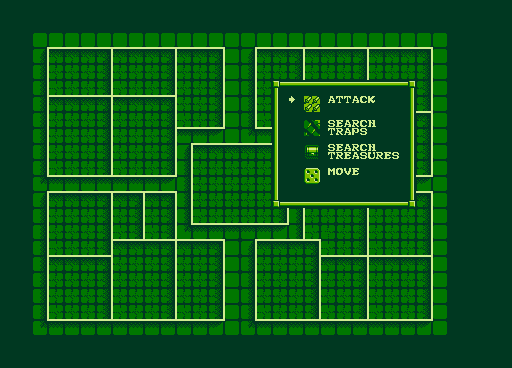

A 2D game scene composited from a Tiled map and its tileset images. What follows is a short description and the map's XML, with each tile layer's data collapsed to a summary:
An orthogonal 64x46 tile map with 8x8 px tiles, 2 tile layers (Board, test), 3 hidden layers not drawn, 2 tilesets and 80 objects (7x Zombi, 6x table, 4x etabliDAlchimiste, 4x bibliotheque, 3x tombe, ...).

<map version="1.0" orientation="orthogonal" renderorder="right-down" width="64" height="46" tilewidth="8" tileheight="8" nextobjectid="110">
 <tileset firstgid="1" name="pattern" tilewidth="8" tileheight="8">
  <image source="pattern.bmp" width="128" height="128" />
 </tileset>
 <tileset firstgid="257" name="sprites" tilewidth="8" tileheight="8">
  <image source="sprites.bmp" width="128" height="128" />
 </tileset>
 <layer name="Board" width="64" height="46">
  <data>[2944 cells, 2944 non-empty, 32 distinct tile ids]</data>
 </layer>
 <layer name="Objects" width="64" height="46" visible="0">
  <data>[2944 cells, 340 non-empty, 142 distinct tile ids]</data>
 </layer>
 <objectgroup name="Objects" visible="0" opacity="0.63">
  <object id="8" type="table" x="32" y="0" width="32" height="48" />
  <object id="11" type="trone" x="192" y="96" width="16" height="16" />
  <object id="12" type="coffre" x="176" y="96" width="16" height="16" />
  <object id="13" type="tombe" x="112" y="0" width="32" height="48" />
  <object id="14" type="tombe" x="144" y="0" width="48" height="32" />
  <object id="16" type="pupitreDeSorcier" x="192" y="0" width="32" height="48" />
  <object id="17" type="pupitreDeSorcier" x="224" y="0" width="48" height="32" />
  <object id="28" type="ebouli" x="208" y="96" width="16" height="16" />
  <object id="29" type="escalier" x="352" y="96" width="32" height="32" />
  <object id="34" type="porteFermee" x="272" y="96" width="16" height="16" />
  <object id="35" type="porteOuverte" x="256" y="96" width="16" height="16" />
  <object id="36" type="porteOuverteOut" x="224" y="96" width="16" height="16" />
  <object id="37" type="porteFermeeOut" x="240" y="96" width="16" height="16" />
  <object id="38" type="porteFermee" x="304" y="96" width="16" height="16" />
  <object id="39" type="porteOuverte" x="288" y="96" width="16" height="16" />
  <object id="40" type="porteFermeeOut" x="320" y="96" width="16" height="16" />
  <object id="41" type="porteOuverteOut" x="336" y="96" width="16" height="16" />
  <object id="57" type="table" x="64" y="0" width="48" height="32" />
  <object id="59" type="table" x="64" y="32" width="48" height="32" />
  <object id="62" type="table" x="0" y="0" width="32" height="48" />
  <object id="64" type="table" x="0" y="48" width="32" height="48" />
  <object id="65" type="table" x="32" y="48" width="32" height="48" />
  <object id="66" type="tombe" x="144" y="32" width="48" height="32" />
  <object id="67" type="pupitreDeSorcier" x="224" y="32" width="48" height="32" />
  <object id="68" type="etabliDAlchimiste" x="272" y="0" width="32" height="48" />
  <object id="69" type="etabliDAlchimiste" x="304" y="0" width="48" height="32" />
  <object id="70" type="etabliDAlchimiste" x="304" y="32" width="48" height="32" />
  <object id="71" type="chevalet" x="352" y="0" width="32" height="48" />
  <object id="72" type="chevalet" x="384" y="0" width="48" height="32" />
  <object id="73" type="chevalet" x="384" y="32" width="48" height="32" />
  <object id="74" type="etabliDAlchimiste" x="272" y="48" width="32" height="48" />
  <object id="75" type="ratelierDArmes" x="0" y="96" width="48" height="16" />
  <object id="76" type="ratelierDArmes" x="48" y="96" width="16" height="48" />
  <object id="77" type="bibliotheque" x="64" y="96" width="48" height="16" />
  <object id="78" type="bibliotheque" x="64" y="112" width="48" height="16" />
  <object id="79" type="bibliotheque" x="112" y="96" width="16" height="48" />
  <object id="80" type="bibliotheque" x="112" y="144" width="16" height="48" />
  <object id="81" type="cheminee" x="128" y="96" width="48" height="16" />
 </objectgroup>
 <layer name="Sprites" width="64" height="46" visible="0">
  <data>[2944 cells, 65 non-empty, 45 distinct tile ids]</data>
 </layer>
 <objectgroup name="Sprites" visible="0">
  <object id="42" type="arrow" x="40" y="40" width="16" height="16" />
  <object id="43" type="smallArroow" x="64" y="40" width="8" height="8" />
  <object id="44" type="guerrierDuChaos" x="80" y="40" width="16" height="16" />
  <object id="45" type="Squelette" x="104" y="40" width="16" height="16" />
  <object id="46" type="Orc" x="128" y="40" width="16" height="16" />
  <object id="47" type="Fimir" x="152" y="40" width="16" height="16" />
  <object id="48" type="Gargouille" x="80" y="64" width="16" height="16" />
  <object id="49" type="Lutin" x="104" y="64" width="16" height="16" />
  <object id="51" type="Momie" x="128" y="64" width="16" height="16" />
  <object id="52" type="Zombi" x="152" y="64" width="16" height="16" />
  <object id="53" type="selection1" x="176" y="40" width="8" height="8" />
  <object id="54" type="selection3" x="176" y="56" width="8" height="8" />
  <object id="55" type="selection2" x="192" y="40" width="8" height="8" />
  <object id="56" type="selection4" x="192" y="56" width="8" height="8" />
  <object id="104" type="Zombi" x="40" y="88" width="16" height="16" />
  <object id="105" type="Zombi" x="64" y="88" width="16" height="16" />
  <object id="106" type="Zombi" x="88" y="88" width="16" height="16" />
  <object id="107" type="Zombi" x="112" y="88" width="16" height="16" />
  <object id="108" type="Zombi" x="136" y="88" width="16" height="16" />
  <object id="109" type="Zombi" x="160" y="88" width="16" height="16" />
 </objectgroup>
 <layer name="Attribs" width="64" height="46" visible="0">
  <data>[2944 cells, 2760 non-empty, 3 distinct tile ids]</data>
 </layer>
 <objectgroup name="Rooms" visible="0">
  <object id="82" x="48" y="48" width="64" height="48" />
  <object id="83" x="112" y="48" width="64" height="48" />
  <object id="84" x="176" y="48" width="48" height="80" />
  <object id="85" x="48" y="96" width="64" height="80" />
  <object id="86" x="112" y="96" width="64" height="80" />
  <object id="87" x="256" y="48" width="48" height="80" />
  <object id="88" x="304" y="48" width="64" height="64" />
  <object id="89" x="368" y="48" width="64" height="64" />
  <object id="90" x="304" y="112" width="64" height="64" />
  <object id="91" x="368" y="112" width="64" height="64" />
  <object id="92" x="48" y="192" width="64" height="64" />
  <object id="93" x="112" y="192" width="32" height="48" />
  <object id="94" x="144" y="192" width="32" height="48" />
  <object id="95" x="48" y="256" width="64" height="64" />
  <object id="96" x="112" y="240" width="64" height="80" />
  <object id="97" x="176" y="240" width="48" height="80" />
  <object id="98" x="256" y="240" width="64" height="80" />
  <object id="99" x="304" y="192" width="64" height="64" />
  <object id="100" x="368" y="192" width="64" height="64" />
  <object id="101" x="320" y="256" width="48" height="64" />
  <object id="102" x="368" y="256" width="64" height="64" />
  <object id="103" x="192" y="144" width="96" height="80" />
 </objectgroup>
 <layer name="test" width="64" height="46">
  <data>[2944 cells, 288 non-empty, 31 distinct tile ids]</data>
 </layer>
</map>